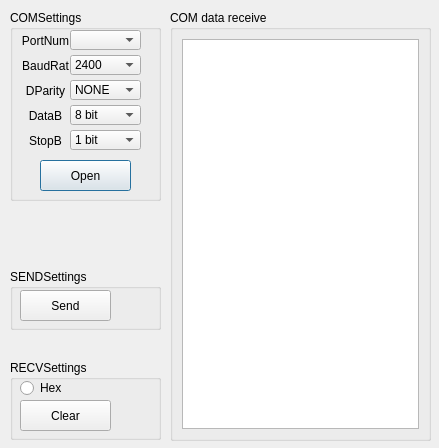
<?xml version="1.0" encoding="UTF-8"?>
<ui version="4.0">
 <class>PortSettingDialog</class>
 <widget class="QDialog" name="PortSettingDialog">
  <property name="geometry">
   <rect>
    <x>0</x>
    <y>0</y>
    <width>439</width>
    <height>448</height>
   </rect>
  </property>
  <property name="windowTitle">
   <string>Dialog</string>
  </property>
  <widget class="QLabel" name="label">
   <property name="geometry">
    <rect>
     <x>630</x>
     <y>360</y>
     <width>81</width>
     <height>16</height>
    </rect>
   </property>
   <property name="text">
    <string>串口接收数据：</string>
   </property>
  </widget>
  <widget class="QGroupBox" name="groupBox">
   <property name="geometry">
    <rect>
     <x>10</x>
     <y>10</y>
     <width>151</width>
     <height>191</height>
    </rect>
   </property>
   <property name="title">
    <string>COMSettings</string>
   </property>
   <layout class="QGridLayout" name="gridLayout"/>
  </widget>
  <widget class="QComboBox" name="portNameCombo">
   <property name="geometry">
    <rect>
     <x>70</x>
     <y>30</y>
     <width>71</width>
     <height>20</height>
    </rect>
   </property>
  </widget>
  <widget class="QComboBox" name="baudRateCombo">
   <property name="geometry">
    <rect>
     <x>70</x>
     <y>55</y>
     <width>71</width>
     <height>20</height>
    </rect>
   </property>
   <item>
    <property name="text">
     <string>2400</string>
    </property>
   </item>
   <item>
    <property name="text">
     <string>4800</string>
    </property>
   </item>
   <item>
    <property name="text">
     <string>9600</string>
    </property>
   </item>
   <item>
    <property name="text">
     <string>19200</string>
    </property>
   </item>
   <item>
    <property name="text">
     <string>38400</string>
    </property>
   </item>
   <item>
    <property name="text">
     <string>57600</string>
    </property>
   </item>
   <item>
    <property name="text">
     <string>115200</string>
    </property>
   </item>
   <item>
    <property name="text">
     <string>230400</string>
    </property>
   </item>
   <item>
    <property name="text">
     <string>380400</string>
    </property>
   </item>
   <item>
    <property name="text">
     <string>921600</string>
    </property>
   </item>
  </widget>
  <widget class="QLabel" name="label_2">
   <property name="geometry">
    <rect>
     <x>20</x>
     <y>30</y>
     <width>51</width>
     <height>21</height>
    </rect>
   </property>
   <property name="text">
    <string>PortNum</string>
   </property>
   <property name="alignment">
    <set>Qt::AlignCenter</set>
   </property>
  </widget>
  <widget class="QLabel" name="label_3">
   <property name="geometry">
    <rect>
     <x>20</x>
     <y>55</y>
     <width>51</width>
     <height>21</height>
    </rect>
   </property>
   <property name="text">
    <string>BaudRat</string>
   </property>
   <property name="alignment">
    <set>Qt::AlignCenter</set>
   </property>
  </widget>
  <widget class="QLabel" name="label_4">
   <property name="geometry">
    <rect>
     <x>20</x>
     <y>80</y>
     <width>51</width>
     <height>21</height>
    </rect>
   </property>
   <property name="text">
    <string>DParity</string>
   </property>
   <property name="alignment">
    <set>Qt::AlignCenter</set>
   </property>
  </widget>
  <widget class="QLabel" name="label_5">
   <property name="geometry">
    <rect>
     <x>20</x>
     <y>105</y>
     <width>51</width>
     <height>21</height>
    </rect>
   </property>
   <property name="text">
    <string>DataB</string>
   </property>
   <property name="alignment">
    <set>Qt::AlignCenter</set>
   </property>
  </widget>
  <widget class="QLabel" name="label_6">
   <property name="geometry">
    <rect>
     <x>20</x>
     <y>130</y>
     <width>51</width>
     <height>21</height>
    </rect>
   </property>
   <property name="text">
    <string>StopB</string>
   </property>
   <property name="alignment">
    <set>Qt::AlignCenter</set>
   </property>
  </widget>
  <widget class="QComboBox" name="parityCombo">
   <property name="geometry">
    <rect>
     <x>70</x>
     <y>80</y>
     <width>71</width>
     <height>20</height>
    </rect>
   </property>
   <item>
    <property name="text">
     <string>NONE</string>
    </property>
   </item>
   <item>
    <property name="text">
     <string>EVEN</string>
    </property>
   </item>
   <item>
    <property name="text">
     <string>ODD</string>
    </property>
   </item>
  </widget>
  <widget class="QComboBox" name="dataBitsCombo">
   <property name="geometry">
    <rect>
     <x>70</x>
     <y>105</y>
     <width>71</width>
     <height>20</height>
    </rect>
   </property>
   <item>
    <property name="text">
     <string>8 bit</string>
    </property>
   </item>
   <item>
    <property name="text">
     <string>7 bit</string>
    </property>
   </item>
   <item>
    <property name="text">
     <string>6 bit</string>
    </property>
   </item>
   <item>
    <property name="text">
     <string>5 bit</string>
    </property>
   </item>
  </widget>
  <widget class="QComboBox" name="stopBitsComb">
   <property name="geometry">
    <rect>
     <x>70</x>
     <y>130</y>
     <width>71</width>
     <height>20</height>
    </rect>
   </property>
   <item>
    <property name="text">
     <string>1 bit</string>
    </property>
   </item>
   <item>
    <property name="text">
     <string>1.5 bit</string>
    </property>
   </item>
   <item>
    <property name="text">
     <string>2 bit</string>
    </property>
   </item>
  </widget>
  <widget class="QPushButton" name="uartOpenCloseBtn">
   <property name="geometry">
    <rect>
     <x>40</x>
     <y>160</y>
     <width>91</width>
     <height>31</height>
    </rect>
   </property>
   <property name="text">
    <string>Open</string>
   </property>
  </widget>
  <widget class="QGroupBox" name="groupBox_2">
   <property name="geometry">
    <rect>
     <x>170</x>
     <y>10</y>
     <width>261</width>
     <height>431</height>
    </rect>
   </property>
   <property name="title">
    <string>COM data receive</string>
   </property>
   <layout class="QGridLayout" name="gridLayout_2">
    <item row="0" column="0">
     <widget class="QTextEdit" name="uartRecvText"/>
    </item>
   </layout>
  </widget>
  <widget class="QPushButton" name="recvClearBtn">
   <property name="geometry">
    <rect>
     <x>20</x>
     <y>400</y>
     <width>91</width>
     <height>31</height>
    </rect>
   </property>
   <property name="text">
    <string>Clear</string>
   </property>
  </widget>
  <widget class="QRadioButton" name="hexShowRadioBtn">
   <property name="geometry">
    <rect>
     <x>20</x>
     <y>380</y>
     <width>89</width>
     <height>16</height>
    </rect>
   </property>
   <property name="text">
    <string>Hex</string>
   </property>
  </widget>
  <widget class="QPushButton" name="uartSendBtn">
   <property name="geometry">
    <rect>
     <x>20</x>
     <y>290</y>
     <width>91</width>
     <height>31</height>
    </rect>
   </property>
   <property name="text">
    <string>Send</string>
   </property>
  </widget>
  <widget class="QGroupBox" name="groupBox_3">
   <property name="geometry">
    <rect>
     <x>10</x>
     <y>360</y>
     <width>151</width>
     <height>80</height>
    </rect>
   </property>
   <property name="title">
    <string>RECVSettings</string>
   </property>
  </widget>
  <widget class="QGroupBox" name="groupBox_4">
   <property name="geometry">
    <rect>
     <x>10</x>
     <y>269</y>
     <width>151</width>
     <height>61</height>
    </rect>
   </property>
   <property name="title">
    <string>SENDSettings</string>
   </property>
  </widget>
  <zorder>groupBox_4</zorder>
  <zorder>groupBox_3</zorder>
  <zorder>label</zorder>
  <zorder>groupBox</zorder>
  <zorder>portNameCombo</zorder>
  <zorder>baudRateCombo</zorder>
  <zorder>label_2</zorder>
  <zorder>label_3</zorder>
  <zorder>label_4</zorder>
  <zorder>label_5</zorder>
  <zorder>label_6</zorder>
  <zorder>parityCombo</zorder>
  <zorder>dataBitsCombo</zorder>
  <zorder>stopBitsComb</zorder>
  <zorder>uartOpenCloseBtn</zorder>
  <zorder>groupBox_2</zorder>
  <zorder>recvClearBtn</zorder>
  <zorder>hexShowRadioBtn</zorder>
  <zorder>uartSendBtn</zorder>
 </widget>
 <resources/>
 <connections/>
</ui>
